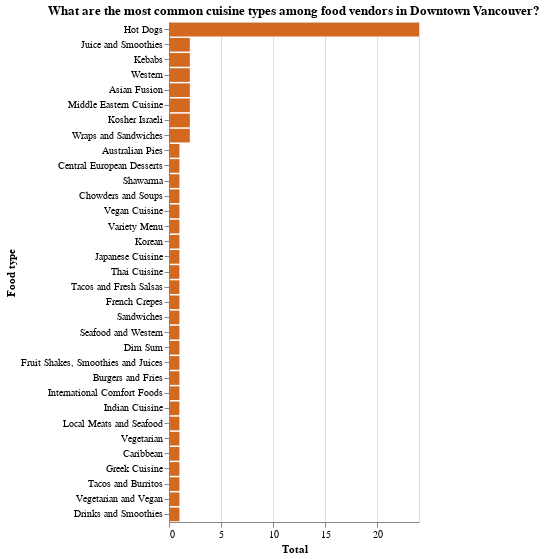

The code cell stored with this chart in its notebook:
### Markdown cell above
### Exploratory Data Analysis (EDA)

Given that we are interested in solely the classification power of the name, we will be taking a look more into the classes present into our training set.

First, we will take a look at the DESCRIPTION category distribution:

### Code cell
# Data visualization for EDA
# Code in this cell adapted from DSCI 351 Lecture 2 and 5 
# color names supported for the bar charts located at: https://www.w3schools.com/cssref/css_colors.php


plot1 = (alt.Chart(
    train_data,
    title="What are the most common cuisine types among food vendors in Downtown Vancouver?"
).mark_bar
    (color="chocolate").encode(
        x=alt.X("count()", title="Total"),
        y=alt.Y("DESCRIPTION:N", sort='-x', title="Food type")
    ).properties(
        width=250,
        height=500
    )
)

plot1

### Figure 1 — Vega-Lite specification as saved in the notebook (floating-point values rounded to 4 significant figures)
{"config": {"view": {"continuousWidth": 300, "continuousHeight": 300}}, "data": {"name": "data-5f9af2714ee2f8ce9df2ccb1ca152b7a"}, "mark": {"type": "bar", "color": "chocolate"}, "encoding": {"x": {"aggregate": "count", "title": "Total", "type": "quantitative"}, "y": {"field": "DESCRIPTION", "sort": "-x", "title": "Food type", "type": "nominal"}}, "height": 500, "title": "What are the most common cuisine types among food vendors in Downtown Vancouver?", "width": 250, "$schema": "https://vega.github.io/schema/vega-lite/v6.1.0.json", "datasets": {"data-5f9af2714ee2f8ce9df2ccb1ca152b7a": [{"BUSINESS_NAME": "Aussie Pie Guy", "DESCRIPTION": "Australian Pies", "is_hotdog": false}, {"BUSINESS_NAME": "", "DESCRIPTION": "Hot Dogs", "is_hotdog": true}, {"BUSINESS_NAME": "", "DESCRIPTION": "Hot Dogs", "is_hotdog": true}, {"BUSINESS_NAME": "The Juice Truck", "DESCRIPTION": "Juice and Smoothies", "is_hotdog": false}, {"BUSINESS_NAME": "The Praguery", "DESCRIPTION": "Central European Desserts", "is_hotdog": false}, {"BUSINESS_NAME": "The Juice Truck", "DESCRIPTION": "Juice and Smoothies", "is_hotdog": false}, {"BUSINESS_NAME": "Mr. Shawarma", "DESCRIPTION": "Shawarma", "is_hotdog": false}, {"BUSINESS_NAME": "Holy Smokes", "DESCRIPTION": "Hot Dogs", "is_hotdog": true}, {"BUSINESS_NAME": "Crab Park Chowdery", "DESCRIPTION": "Chowders and Soups", "is_hotdog": false}, {"BUSINESS_NAME": "Bandidas", "DESCRIPTION": "Vegan Cuisine", "is_hotdog": false}, {"BUSINESS_NAME": "Commissary Connect", "DESCRIPTION": "Variety Menu", "is_hotdog": false}, {"BUSINESS_NAME": "Disco Cheetah", "DESCRIPTION": "Korean", "is_hotdog": false}, {"BUSINESS_NAME": "Actual Oden", "DESCRIPTION": "Japanese Cuisine", "is_hotdog": false}, {"BUSINESS_NAME": "Master Chef's Kebab House", "DESCRIPTION": "Kebabs", "is_hotdog": false}, {"BUSINESS_NAME": "", "DESCRIPTION": "Hot Dogs", "is_hotdog": true}, {"BUSINESS_NAME": "", "DESCRIPTION": "Hot Dogs", "is_hotdog": true}, {"BUSINESS_NAME": "", "DESCRIPTION": "Hot Dogs", "is_hotdog": true}, {"BUSINESS_NAME": "Van Dog", "DESCRIPTION": "Western", "is_hotdog": false}, {"BUSINESS_NAME": "", "DESCRIPTION": "Hot Dogs", "is_hotdog": true}, {"BUSINESS_NAME": "Van Dog", "DESCRIPTION": "Hot Dogs", "is_hotdog": true}, {"BUSINESS_NAME": "Suassy Thai", "DESCRIPTION": "Thai Cuisine", "is_hotdog": false}, {"BUSINESS_NAME": "", "DESCRIPTION": "Hot Dogs", "is_hotdog": true}, {"BUSINESS_NAME": "Roaming Dragon", "DESCRIPTION": "Asian Fusion", "is_hotdog": false}, {"BUSINESS_NAME": "", "DESCRIPTION": "Hot Dogs", "is_hotdog": true}, {"BUSINESS_NAME": "Van Dog", "DESCRIPTION": "Hot Dogs", "is_hotdog": true}, {"BUSINESS_NAME": "Mr. Shawarma", "DESCRIPTION": "Middle Eastern Cuisine", "is_hotdog": false}, {"BUSINESS_NAME": "Mr. Tube Steak", "DESCRIPTION": "Hot Dogs", "is_hotdog": true}, {"BUSINESS_NAME": "La Bomba Taqueria", "DESCRIPTION": "Tacos and Fresh Salsas", "is_hotdog": false}, {"BUSINESS_NAME": "", "DESCRIPTION": "Hot Dogs", "is_hotdog": true}, {"BUSINESS_NAME": "Chou Chou Crepes", "DESCRIPTION": "French Crepes", "is_hotdog": false}, {"BUSINESS_NAME": "Mr. Sandwich", "DESCRIPTION": "Sandwiches", "is_hotdog": false}, {"BUSINESS_NAME": "BBKB Kaboom Box", "DESCRIPTION": "Seafood and Western", "is_hotdog": false}, {"BUSINESS_NAME": "Tandoori Tikka Dog", "DESCRIPTION": "Hot Dogs", "is_hotdog": true}, {"BUSINESS_NAME": "V Dub Dogs", "DESCRIPTION": "Hot Dogs", "is_hotdog": true}, {"BUSINESS_NAME": "Marimba", "DESCRIPTION": "Middle Eastern Cuisine", "is_hotdog": false}, {"BUSINESS_NAME": "Dog Meister", "DESCRIPTION": "Hot Dogs", "is_hotdog": true}, {"BUSINESS_NAME": "Japadog", "DESCRIPTION": "Hot Dogs", "is_hotdog": true}, {"BUSINESS_NAME": "Dim Sum Express", "DESCRIPTION": "Dim Sum", "is_hotdog": false}, {"BUSINESS_NAME": "Meet to Eat", "DESCRIPTION": "Kosher Israeli", "is_hotdog": false}, {"BUSINESS_NAME": "San Juan Family Farm", "DESCRIPTION": "Fruit Shakes, Smoothies and Juices", "is_hotdog": false}, {"BUSINESS_NAME": "Yokabai", "DESCRIPTION": "Burgers and Fries", "is_hotdog": false}, {"BUSINESS_NAME": "Eat Chicken Wraps", "DESCRIPTION": "Wraps and Sandwiches", "is_hotdog": false}, {"BUSINESS_NAME": "Ali's Hot Dogs", "DESCRIPTION": "Hot Dogs", "is_hotdog": true}, {"BUSINESS_NAME": "Eat Chicken Wraps", "DESCRIPTION": "Wraps and Sandwiches", "is_hotdog": false}, {"BUSINESS_NAME": "", "DESCRIPTION": "Hot Dogs", "is_hotdog": true}, {"BUSINESS_NAME": "", "DESCRIPTION": "Hot Dogs", "is_hotdog": true}, {"BUSINESS_NAME": "Fat Duck Mobile Eatery", "DESCRIPTION": "International Comfort Foods", "is_hotdog": false}, {"BUSINESS_NAME": "", "DESCRIPTION": "Hot Dogs", "is_hotdog": true}, {"BUSINESS_NAME": "Roaming Dragon", "DESCRIPTION": "Asian Fusion", "is_hotdog": false}, {"BUSINESS_NAME": "Mo's Hot Dog Plus", "DESCRIPTION": "Western", "is_hotdog": false}, {"BUSINESS_NAME": "Sea Dogs", "DESCRIPTION": "Hot Dogs", "is_hotdog": true}, {"BUSINESS_NAME": "Soho Road Naan Kebab", "DESCRIPTION": "Indian Cuisine", "is_hotdog": false}, {"BUSINESS_NAME": "Feastro - The Rolling Bistro", "DESCRIPTION": "Local Meats and Seafood", "is_hotdog": false}, {"BUSINESS_NAME": "Meet to Eat", "DESCRIPTION": "Kosher Israeli", "is_hotdog": false}, {"BUSINESS_NAME": "Chickpea", "DESCRIPTION": "Vegetarian", "is_hotdog": false}, {"BUSINESS_NAME": "Mac BBQ", "DESCRIPTION": "Hot Dogs", "is_hotdog": true}, {"BUSINESS_NAME": "The Reef", "DESCRIPTION": "Caribbean", "is_hotdog": false}, {"BUSINESS_NAME": "Didi's Greek", "DESCRIPTION": "Greek Cuisine", "is_hotdog": false}, {"BUSINESS_NAME": "Cazba Express", "DESCRIPTION": "Kebabs", "is_hotdog": false}, {"BUSINESS_NAME": "Tacofino White Lightening", "DESCRIPTION": "Tacos and Burritos", "is_hotdog": false}, {"BUSINESS_NAME": "", "DESCRIPTION": "Hot Dogs", "is_hotdog": true}, {"BUSINESS_NAME": "The Loving Hut", "DESCRIPTION": "Vegetarian and Vegan", "is_hotdog": false}, {"BUSINESS_NAME": "Mr. Camaron", "DESCRIPTION": "Drinks and Smoothies", "is_hotdog": false}]}}
